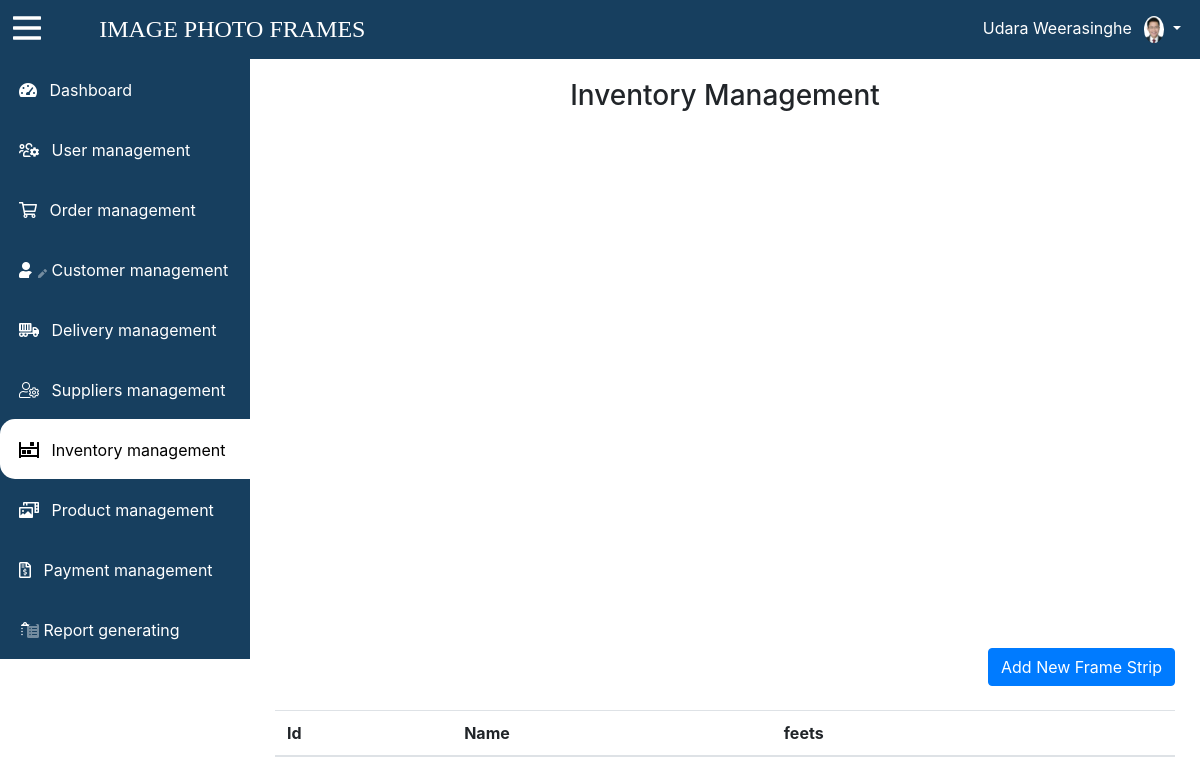
The app's page /app/view/inventory.php (signed in), older data.
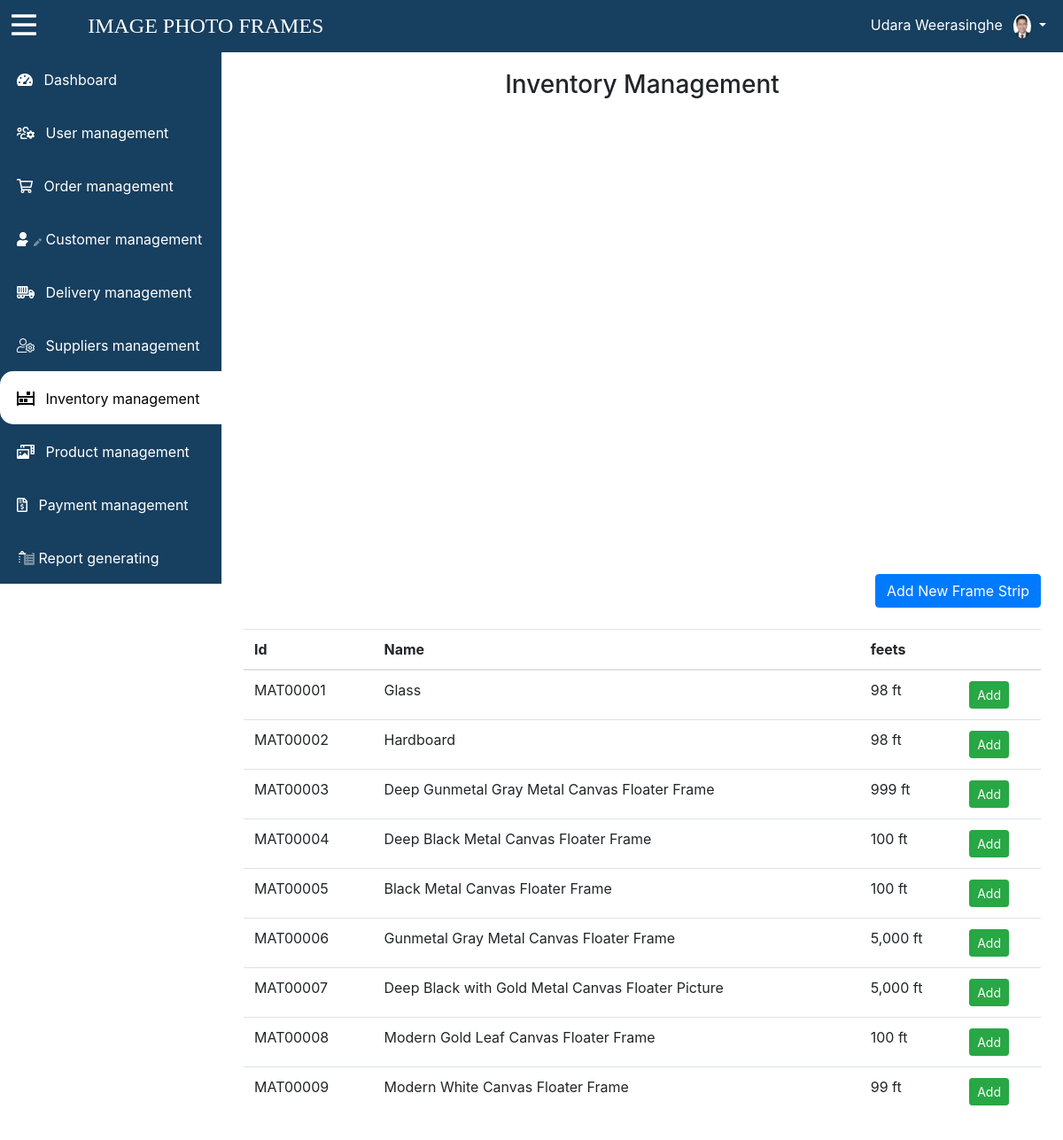
The same page, newer data.
### tables this page shows
CREATE TABLE `module` (
  `module_id` int(11) NOT NULL,
  `module_name` varchar(30) NOT NULL,
  `module_class` text NOT NULL,
  `module_url` text NOT NULL
);

CREATE TABLE `material` (
  `material_id` varchar(20) NOT NULL,
  `material_name` varchar(100) NOT NULL,
  `material_type` varchar(20) NOT NULL,
  `qty` float NOT NULL DEFAULT '0'
);

### app/model/module-model.php (called while the page is built, shortened)
<?php
class Module{
    public function  getAllModules(){
        $con=$GLOBALS['con'];
        $sql="SELECT * FROM module";
        $results = $con->query($sql);
        return $results;
    }
}

### app/model/inventory-model.php (called while the page is built, shortened)
<?php
class Inventory{
    public function  getAllMaterial(){
        $con=$GLOBALS['con'];
        $sql="SELECT * FROM  material";
        $results = $con->query($sql) or die($con->error);
        return $results;
    }
    }

### app/view/inventory.php (the view, shortened to what this page needs)
<html>
    <head>
        <link type="text/css" rel="stylesheet" href="../../bootstrap/css/bootstrap.css">
        <link rel="stylesheet" href="../../fontawesome-pro-5.13.0-web/css/all.css">
        <link type="text/css" rel="stylesheet" href="../../css/style.css">
        <link rel="stylesheet" type="text/css" href="../../DataTables-1.10.22/css/dataTables.bootstrap4.css"/>
        <?php include_once '../../commons/dbConnection.php';
        include '../model/module-model.php';
            $moduleObj = new Module();
            $moduleResult=$moduleObj->getAllModules();
            include '../model/inventory-model.php';
            $inventoryObj = new Inventory();
            $inventoryResult=$inventoryObj->getAllMaterial();
                ?>
    </head>
    <body>
        <?php include 'dashboard-header.php';?>
        <div style="flex-wrap: wrap; display: flex;">
            <div id="sidemenu" class="sidemenu">
                <a href="dashboard.php" style="text-decoration: none;">
                    <div class="module module">
                        <i class="fas fa-tachometer-alt-fast">&nbsp;&nbsp;</i>
                         <span class="module-name">Dashboard</span>
                    </div>
                </a>
                <?php
                 while ($row=$moduleResult->fetch_assoc()){
                                  ?>
                <a href="<?php echo $row["module_url"]; ?>" style="text-decoration: none;">
                    <div class="module <?php
                            if($row["module_id"]=='6'){
                                echo 'module-active';
                            }
                            ?>">
                        <i class="<?php echo $row["module_class"]; ?> ">&nbsp;&nbsp;</i>
                         <span class="module-name"> <?php echo $row["module_name"];?> </span>
                    </div>
                </a>
                 <?php }?>
            </div>
            <div class="dashbord-body" id="dashbord-body" style="padding: 20px 10px 0px 10px;">
                <h3 style="text-align: center; margin-bottom: 20px;">Inventory Management</h3>
                <div style="padding: 15px">
                    <div id="columnchart_material" style="width: 100%; height: 500px;"></div>
                    <div style="width: 100%; text-align: end">
                        <a class="btn btn-primary" data-toggle="modal" data-target="#addMaterial">Add New Frame Strip</a>
                    </div><br>
                    <table id="inventory_tbl" class="table table-hover">
                    <thead>
                        <tr>
                            <th>Id</th>
                            <th>Name</th>
                            <th>feets</th>
                            <th></th>
                        </tr>
                    </thead>
                    <tbody>
                        <?php
                                                while ($iRow=$inventoryResult->fetch_assoc()){
                        ?>
                        <tr>
                            <td><?php echo $iRow["material_id"]; ?></td>
                            <td><?php echo $iRow["material_name"]; ?></td>
                            <td><?php echo number_format($iRow["qty"])." ft"; ?></td>
                            <td>
                                <a class="btn btn-sm btn-success" data-toggle="modal" data-target="#addQty" onclick="load_data(<?php echo $iRow["material_id"]; ?>)">Add</a>
                            </td>
                        </tr>
                        <?php
                                                }
                        ?>
                    </tbody>
                </table>
                </div>
            </div>
        </div>
    </body>
</html>

### app/view/dashboard-header.php (shortened to what this page needs)
<div class="container-fluid" style="position: fixed; z-index: 2">
            <div class="row">
                <div class="col-12">
                    <div class="row" style="background-color: #173F5F; padding: 0px 10px 0px 0px">
                        <div class="col-1" style="padding: 5px 0px 5px 10px; ">
                            <div onclick="toggleMenu()" id="toggleLeft" class="btn"><i style="color: white; margin-left: -10px;" class="far fa-bars fa-2x"></i></div>
                        </div>
                        <div class="col-8"style="padding: 5px 0px 5px 0px; ">
                            <h4 style="color: white;font-family: Cooper Std Black; margin-top: 10px;">IMAGE PHOTO FRAMES</h4>
                        </div>
                        <div class="col-3" style="text-align: right;">
                                <nav class="navbar navbar-expand navbar-light topbar">
                                <ul class="navbar-nav ml-auto">
                                    <li class="nav-item dropdown no-arrow" style="margin-right: -30px;">
                                        <a class="nav-link dropdown-toggle" style="color: white" id="userDropdown" role="button" data-toggle="dropdown" aria-haspopup="true" aria-expanded="false">
                                                  <span class="mr-2 d-none d-lg-inline" style="color: white">Udara Weerasinghe</span>
                                                <img class="img-profile rounded-circle" width="20px" src="../../images/u.jpg">
                                              </a>
                                            </li>
                                </ul>
                                </nav>
                        </div>
                    </div>
                </div>
            </div>
        </div>

### css/style.css (style rules this page uses)
.sidemenu { width: 250px; background-color: #173F5F; padding-bottom: 20px; height: 600px;; position: fixed; top: 59px; z-index: 1; overflow: scroll; }
.dashbord-body { width:calc(100% - 250px); height: 100vh; position: absolute; top: 59px; right: 0; padding: 10px 10px 10px 10px; }
.module { padding: 19px; border-radius: 15px 0 0 15px; color: white; height: 60px; }
.module-active { background-color: white; color: black; }

Row changes from the older to the newer data that the page shows:
added material: material_id "MAT00001", material_name "Glass", qty "98"
added material: material_id "MAT00002", material_name "Hardboard", qty "98"
added material: material_id "MAT00003", material_name "Deep Gunmetal Gray Metal Canvas Floater Frame", qty "999"
added material: material_id "MAT00004", material_name "Deep Black Metal Canvas Floater Frame", qty "100"
added material: material_id "MAT00005", material_name "Black Metal Canvas Floater Frame", qty "100"
added material: material_id "MAT00006", material_name "Gunmetal Gray Metal Canvas Floater Frame", qty "5,000"
added material: material_id "MAT00007", material_name "Deep Black with Gold Metal Canvas Floater Picture", qty "5,000"
added material: material_id "MAT00008", material_name "Modern Gold Leaf Canvas Floater Frame", qty "100"
added material: material_id "MAT00009", material_name "Modern White Canvas Floater Frame", qty "99"
